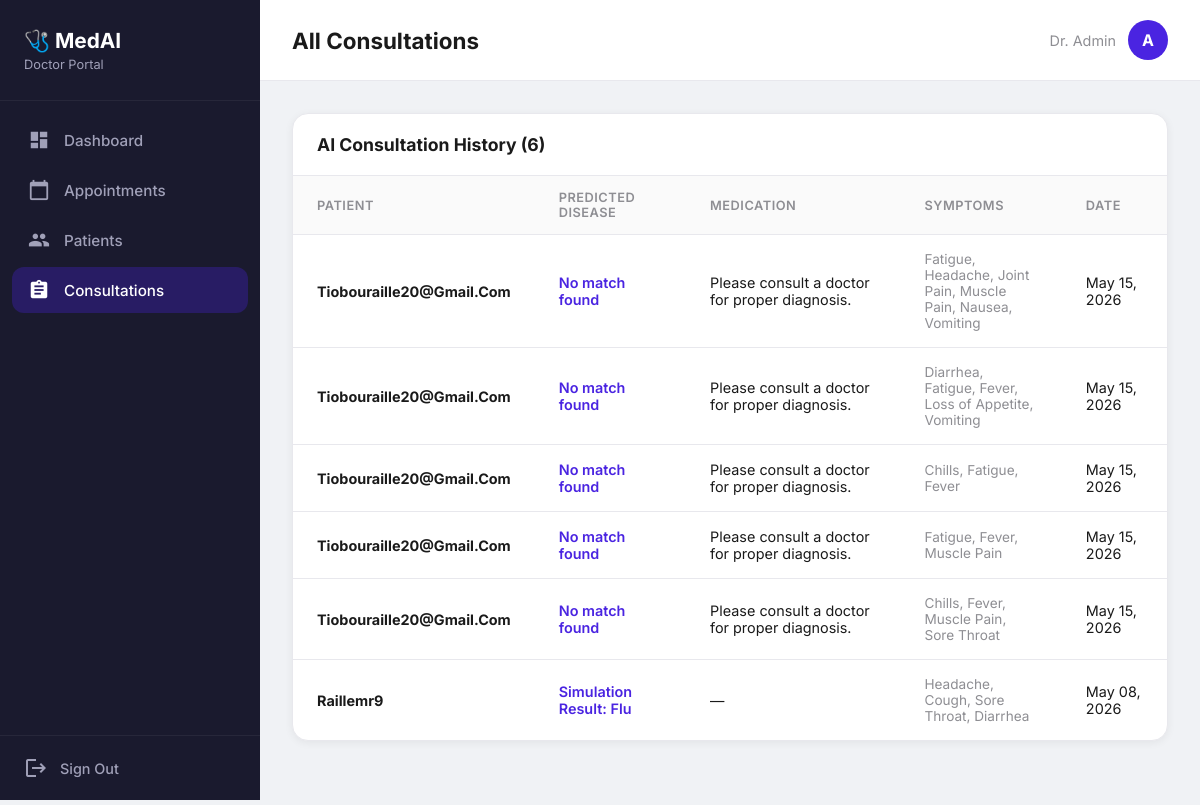
The app's page /doctor/consultations/ (signed in), older data.
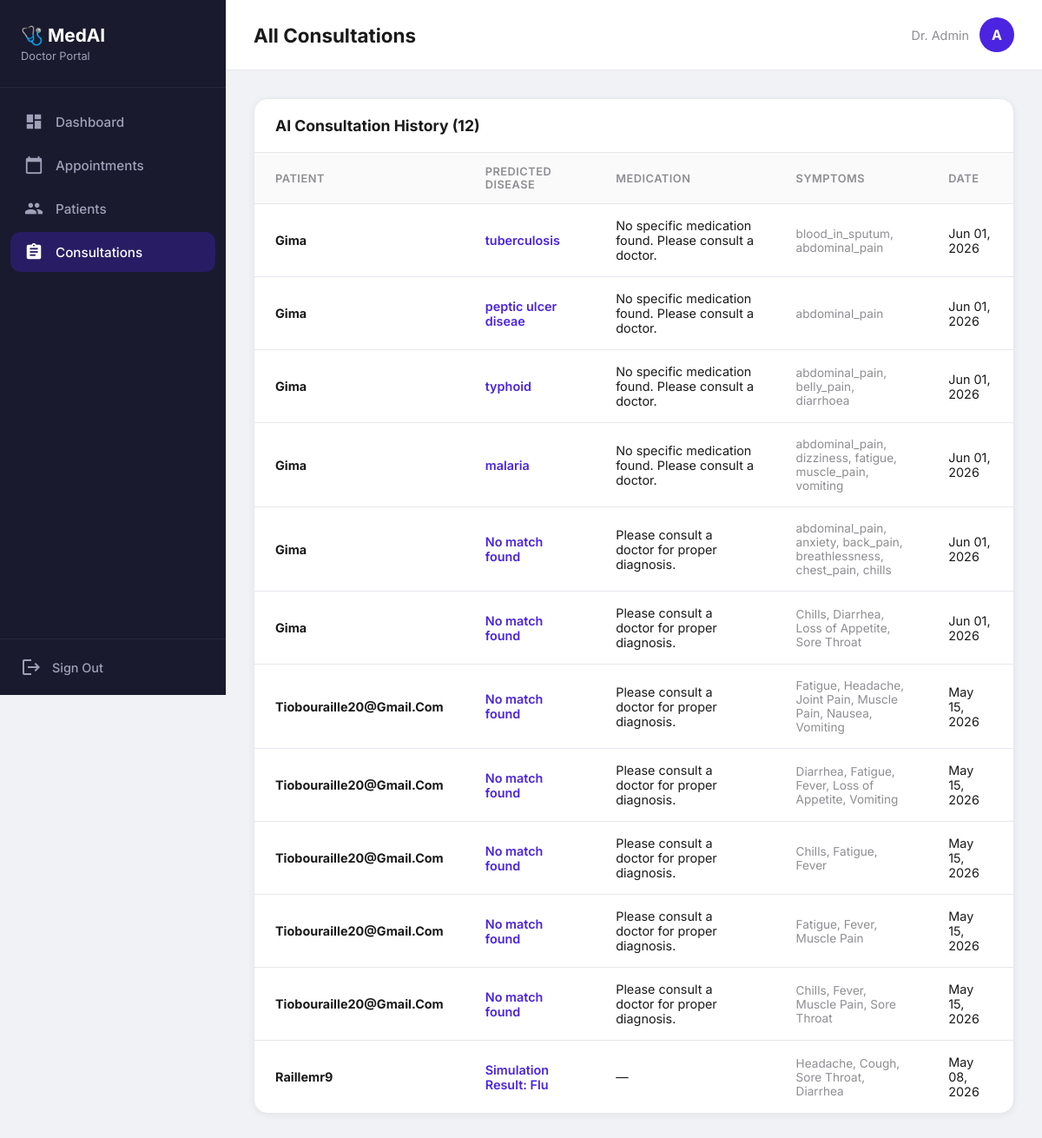
The same page, newer data.
### core/models.py (models this page shows, shortened)
class ConsultationHistory(models.Model):
    user = models.ForeignKey(User, on_delete=models.CASCADE, related_name='consultations')
    predicted_disease = models.CharField(max_length=100)
    recommended_medication = models.TextField(blank=True, null=True)
    symptoms_reported = models.TextField()
    created_at = models.DateTimeField(auto_now_add=True)

### core/doctor_views.py (the view)
# urls.py: path('doctor/consultations/', doctor_views.doctor_consultations, name='doctor_consultations'),
@login_required
@user_passes_test(is_doctor, login_url='login')
def doctor_consultations(request):
    consultations = ConsultationHistory.objects.all().order_by('-created_at')
    return render(request, 'core/doctor/doctor_consultations.html', {
        'consultations': consultations,
    })

### core/doctor_views.py (called while the page is built)
def is_doctor(user):
    return user.is_staff

### core/templates/core/doctor/doctor_consultations.html (shortened to what this page needs)
{% extends 'core/doctor/_base_doctor.html' %}
{% block page_title %}All Consultations{% endblock %}
{% block doc_content %}
<div class="doc-table-wrap">
    <div class="doc-table-header">
        <h2>AI Consultation History ({{ consultations|length }})</h2>
    </div>
    <table class="doc-table">
        <thead>
            <tr>
                <th>Patient</th>
                <th>Predicted Disease</th>
                <th>Medication</th>
                <th>Symptoms</th>
                <th>Date</th>
            </tr>
        </thead>
        <tbody>
            {% for c in consultations %}
            <tr>
                <td><strong>{{ c.user.username|title }}</strong></td>
                <td style="color: var(--doc-primary); font-weight: 600;">{{ c.predicted_disease }}</td>
                <td>{{ c.recommended_medication|default:"—" }}</td>
                <td style="max-width: 220px; color: var(--doc-text-muted); font-size: 0.85rem;">{{ c.symptoms_reported }}</td>
                <td>{{ c.created_at|date:"M d, Y" }}</td>
            </tr>
            {% endfor %}
        </tbody>
    </table>
</div>
{% endblock %}

### core/templates/core/doctor/_base_doctor.html (shortened to what this page needs)
<!DOCTYPE html>
<html lang="en">
<head>
    {% load static %}
</head>
<body>
    <div class="doc-layout">
        <aside class="doc-sidebar" id="sidebar">
            <div class="doc-sidebar-brand">
                <h2>🩺 MedAI</h2>
                <span>Doctor Portal</span>
            </div>
            <nav class="doc-sidebar-menu">
                <a href="{% url 'doctor_dashboard' %}" class="{% if request.resolver_match.url_name == 'doctor_dashboard' %}active{% endif %}">
                    <i class="material-icons">dashboard</i> Dashboard
                </a>
                <a href="{% url 'doctor_appointments' %}" class="{% if request.resolver_match.url_name == 'doctor_appointments' %}active{% endif %}">
                    <i class="material-icons">calendar_today</i> Appointments
                </a>
                <a href="{% url 'doctor_patients' %}" class="{% if request.resolver_match.url_name == 'doctor_patients' %}active{% endif %}">
                    <i class="material-icons">people</i> Patients
                </a>
                <a href="{% url 'doctor_consultations' %}" class="{% if request.resolver_match.url_name == 'doctor_consultations' %}active{% endif %}">
                    <i class="material-icons">assignment</i> Consultations
                </a>
            </nav>
            <div class="doc-sidebar-footer">
                <a href="{% url 'logout' %}">
                    <i class="material-icons">logout</i> Sign Out
                </a>
            </div>
        </aside>
        <main class="doc-main">
            <header class="doc-topbar">
                <div style="display: flex; align-items: center; gap: 16px;">
                    <h1>{% block page_title %}Dashboard{% endblock %}</h1>
                </div>
                <div class="doc-topbar-user">
                    <span style="font-size: 0.9rem; color: var(--doc-text-muted);">Dr. {{ user.username|title }}</span>
                    <div class="avatar">{{ user.username|first|upper }}</div>
                </div>
            </header>
            <div class="doc-content">
                {% block doc_content %}{% endblock %}
            </div>
        </main>
    </div>
</body>
</html>

### core/templates/core/doctor/_base_doctor.html (style rules this page uses)
:root { --doc-primary: #4A24E1; --doc-primary-light: #E8E5F6; --doc-accent: #2A8BF2; --doc-success: #1FC96E; --doc-warning: #FF9500; --doc-danger: #FF3B30; --doc-bg: #F0F2F5; --doc-surface: #FFFFFF; --doc-sidebar: #1A1A2E; --doc-sidebar-text: #A0A0B8; --doc-sidebar-active: #FFFFFF; --doc-text: #1A1A1A; --doc-text-muted: #8E8E93; --doc-border: #E8E8ED; --shadow-sm: 0 2px 8px rgba(0,0,0,0.06); --shadow-md: 0 4px 16px rgba(0,0,0,0.08); }
* { margin: 0; padding: 0; box-sizing: border-box; font-family: 'Inter', sans-serif; }
body { background: var(--doc-bg); color: var(--doc-text); min-height: 100vh; }
.doc-layout { display: flex; min-height: 100vh; }
.doc-sidebar { width: 260px; background: var(--doc-sidebar); color: var(--doc-sidebar-text); display: flex; flex-direction: column; position: fixed; top: 0; left: 0; height: 100vh; z-index: 50; transition: transform 0.3s ease; }
.doc-sidebar-brand { padding: 28px 24px; border-bottom: 1px solid rgba(255,255,255,0.06); }
.doc-sidebar-brand h2 { color: #FFFFFF; font-size: 1.3rem; font-weight: 700; }
.doc-sidebar-brand span { font-size: 0.8rem; color: var(--doc-sidebar-text); display: block; margin-top: 4px; }
.doc-sidebar-menu { padding: 16px 12px; flex-grow: 1; }
.doc-sidebar-menu a { display: flex; align-items: center; gap: 14px; padding: 12px 16px; border-radius: 12px; color: var(--doc-sidebar-text); text-decoration: none; font-size: 0.95rem; font-weight: 500; transition: all 0.2s ease; margin-bottom: 4px; }
.doc-sidebar-menu a:hover, .doc-sidebar-menu a.active { background: rgba(74, 36, 225, 0.3); color: var(--doc-sidebar-active); }
.doc-sidebar-menu a i { font-size: 22px; }
.doc-sidebar-footer { padding: 20px 24px; border-top: 1px solid rgba(255,255,255,0.06); }
.doc-sidebar-footer a { display: flex; align-items: center; gap: 12px; color: var(--doc-sidebar-text); text-decoration: none; font-size: 0.9rem; font-weight: 500; transition: color 0.2s; }
.doc-main { margin-left: 260px; flex: 1; padding: 0; min-height: 100vh; }
.doc-topbar { background: var(--doc-surface); padding: 20px 32px; display: flex; align-items: center; justify-content: space-between; border-bottom: 1px solid var(--doc-border); position: sticky; top: 0; z-index: 40; }
.doc-topbar h1 { font-size: 1.4rem; font-weight: 700; }
.doc-topbar-user { display: flex; align-items: center; gap: 12px; }
.doc-topbar-user .avatar { width: 40px; height: 40px; border-radius: 50%; background: var(--doc-primary); color: white; display: flex; align-items: center; justify-content: center; font-weight: 700; font-size: 1rem; }
.doc-content { padding: 32px; animation: docFadeIn 0.3s ease-out; }
.doc-table-wrap { background: var(--doc-surface); border-radius: 16px; box-shadow: var(--shadow-sm); border: 1px solid var(--doc-border); overflow: hidden; margin-bottom: 32px; }
.doc-table-header { display: flex; justify-content: space-between; align-items: center; padding: 20px 24px; border-bottom: 1px solid var(--doc-border); }
.doc-table-header h2 { font-size: 1.1rem; font-weight: 700; }
.doc-table { width: 100%; border-collapse: collapse; }
.doc-table th { text-align: left; padding: 14px 24px; font-size: 0.8rem; font-weight: 600; text-transform: uppercase; letter-spacing: 0.5px; color: var(--doc-text-muted); background: #FAFAFA; border-bottom: 1px solid var(--doc-border); }
.doc-table td { padding: 16px 24px; font-size: 0.9rem; border-bottom: 1px solid var(--doc-border); vertical-align: middle; }
.doc-table tr:last-child td { border-bottom: none; }

Row changes from the older to the newer data that the page shows:
added ConsultationHistory: user.username "Gima", predicted_disease "tuberculosis", recommended_medication "No specific medication found. Please consult a doctor.", symptoms_reported "blood_in_sputum, abdominal_pain", created_at "Jun 01, 2026"
added ConsultationHistory: user.username "Gima", predicted_disease "peptic ulcer diseae", recommended_medication "No specific medication found. Please consult a doctor.", symptoms_reported "abdominal_pain", created_at "Jun 01, 2026"
added ConsultationHistory: user.username "Gima", predicted_disease "typhoid", recommended_medication "No specific medication found. Please consult a doctor.", symptoms_reported "abdominal_pain, belly_pain, diarrhoea", created_at "Jun 01, 2026"
added ConsultationHistory: user.username "Gima", predicted_disease "malaria", recommended_medication "No specific medication found. Please consult a doctor.", symptoms_reported "abdominal_pain, dizziness, fatigue, muscle_pain, vomiting", created_at "Jun 01, 2026"
added ConsultationHistory: user.username "Gima", predicted_disease "No match found", recommended_medication "Please consult a doctor for proper diagnosis.", symptoms_reported "abdominal_pain, anxiety, back_pain, breathlessness, chest_pain, chills", created_at "Jun 01, 2026"
added ConsultationHistory: user.username "Gima", predicted_disease "No match found", recommended_medication "Please consult a doctor for proper diagnosis.", symptoms_reported "Chills, Diarrhea, Loss of Appetite, Sore Throat", created_at "Jun 01, 2026"
Text that changed along with them:
{{ consultations|length }}: "6" → "12"
